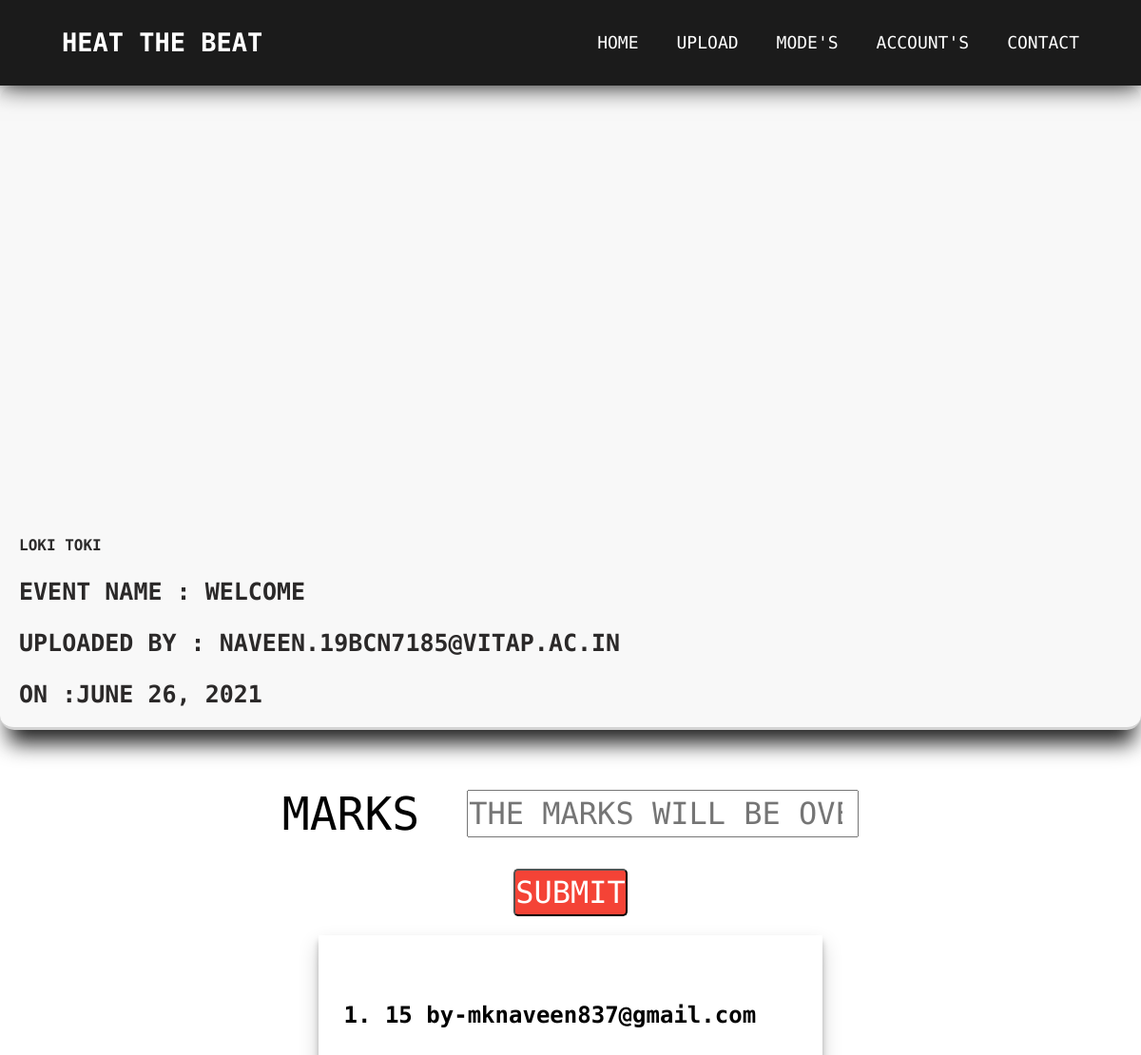
The app's page /videos/MTQ (signed in) with its own data.
### VIDEOSUPLOAD/models.py (models this page shows, shortened)
class videoUpload(models.Model):
    captions=models.CharField(max_length=100)
    username=models.CharField(max_length=100)
    date=models.DateField(default='2001-04-12')
    EventName=models.CharField(max_length=50,default="")
    video=models.URLField(max_length=200,null=True,unique=True)
    url_64encoding=models.CharField(max_length=2048,default='/upload/videos/')
    Total_marks=models.IntegerField(default=0)

class Marks(models.Model):
    class Meta:
        unique_together=(('videoId','moderator_email'))
    videoId=models.CharField(max_length=250)
    by_email=models.CharField(max_length=250)
    marks=models.IntegerField(validators=[MinValueValidator(0)])
    moderator_email=models.CharField(max_length=250)
    video_link=models.CharField(max_length=100000)
    date=models.DateField(default='2001-04-12')
    EventName = models.CharField(max_length=50, default="")
    verfiyed=models.BooleanField(default=False)

### VIDEOSUPLOAD/views.py (the view, shortened to what this page needs)
# urls.py: path('videos/<uuid>',views.getSingleVideo,name="Filter Video"),
def getSingleVideo(request, uuid):
    if (request.user.is_authenticated == False):
        return redirect('/account/login')
    if request.method == 'GET':
        try:
            id = force_text(urlsafe_base64_decode(uuid))
            video = videoUpload.objects.get(pk=id)
        except Exception:
            video = None
        if video is not None:
            try:
                mode_team = Mode.objects.get(email=request.user)
            except Exception:
                mode_team = None
            if mode_team is not None and mode_team.mode_active:
                current_video_marks = Marks.objects.filter(videoId=id)
                return render(request, 'video.html', {'data': video, 'MODES': True, 'Marks': current_video_marks})
            elif request.user.is_staff:
                current_video_marks = Marks.objects.filter(videoId=id)
                return render(request, 'video.html', {'data': video, 'MODES': False, 'Marks': current_video_marks})
            else:
                return render(request, 'video.html', {'data': video, 'MODES': False})
        else:
            return redirect('/videos/')

### Accounts/templatetags/check_mod.py (called while the page is built)
@register.filter('check_mod')
def has_group(user):
    try :
      team_mode=  Mode.objects.get(email=user)
    except Exception:
      team_mode =None
    if team_mode is not None and team_mode.mode_active:
        return True
    else :
        return False

### VIDEOSUPLOAD/templatetags/custom_tags.py (called while the page is built)
@register.filter('splitId')
def has_group(ytid):
    try :
        id= ytid.split('watch?v=')[1]
        if len(id)==11:
            return id
        else :
            return -999
    except :
        return None

### Templates/video.html (shortened to what this page needs)
{% load static %}
{% static "img" as baseUrl %}
{% load custom_tags %}
<!DOCTYPE html>
<html lang="en">
<head>
   <link rel="stylesheet" href="{% static 'css/videocss.css' %}">
   <link rel="stylesheet" href="{% static 'css/headercss.css' %}">
</head>
<body>
   {% include "header.html" %}
   <div class="container containerHomepage">
      <div class="VD">
         <iframe id="my-video" title="youtube" src="https://www.youtube.com/embed/{{data.video | splitId}}"
            frameborder="0"></iframe>
         <div class="vd_info">
            <p><b>{{data.captions}}</b></p>
            <h3>Event Name : {{data.EventName}}</h3>
            <h3 id="upl">Uploaded by : {{data.username}}</h3>
            <h3>ON :{{data.date}}</h3>
         </div>
      </div>
      {% if  user.is_authenticated %}
      {% if MODES %}
      <div>
         <form method="post">
            <div class="marks_mod">
               <diV><label for="vd">MARKS </label></diV>
               <diV> <input type="number" name="video_marks" required id="vd" placeholder="THE MARKS WILL BE OVERRIDE"
                     min="0"></diV>
            </div>
            <diV id="bUTTONSn"> <button type="submit">SUBMIT</button></diV>
         </form>
      </div>
      {% endif %}
      {% endif %}
      <div class="mod_marks_view">
         {% if user.is_authenticated %}
         {% if MODES  or user.is_staff %}
         <div class="bgmarks">
            <ol>
               {% for j in Marks %}
               <li>{{j.marks}} by-{{j.moderator_email}}</li>
               {% endfor %}
            </ol>
         </div>
         {% endif %}
         {% endif %}
      </div>
   </div>
</body>
</html>

### static/css/videocss.css (style rules this page uses)
.VD { border-bottom: #d3d3d3 solid 3px; background-color: #f8f8f8; box-shadow: 1px 22px 22px -8px rgba(0, 0, 0, 0.87); -webkit-box-shadow: 1px 22px 22px -8px rgba(0, 0, 0, 0.87); -moz-box-shadow: 1px 22px 22px -8px rgba(0, 0, 0, 0.87); border-radius: 15px; width: 100%; }
#my-video { width: 100%; height: 450px; }
.vd_info { text-transform: uppercase; font-size: 16px; margin: 10px; padding: 25px auto; }
.vd_info p { margin: 5px auto; font-size: 16px; padding: 10px; color: #2c2b2b; overflow: hidden; }
.vd_info h3 { font-size: 25px; margin: 5px auto; padding: 10px; color: #2b2929; overflow: hidden; }
.marks_mod { margin: 50px auto 0 auto; padding: 10px; display: flex; flex-direction: row; align-items: center; justify-content: center; }
.marks_mod label { color: #000; font-size: 3rem; height: 50px; }
.marks_mod input { font-size: 2rem; color: rgb(243, 9, 192); height: 50px; margin-left: 50px; }
#bUTTONSn button { height: 50px; color: white; font-size: 2rem; margin: 20px; background-color: #f44336; border-radius: 5px; }
#bUTTONSn { width: 100%; display: flex; align-items: center; justify-content: center; }
.mod_marks_view { display: flex; justify-content: center; }
.bgmarks { box-shadow: rgba(0, 0, 0, 0.19) 0px 10px 20px, rgba(0, 0, 0, 0.23) 0px 6px 6px; height: auto; justify-content: center; margin-bottom: 100px; }
.bgmarks ol { font-size: medium; font-weight: bold; padding: 50px; margin: 20px; overflow: hidden; }
.bgmarks ol li { color: #000; font-size: 24px; }

### static/css/headercss.css (style rules this page uses)
* { padding: 0; margin: 0; box-sizing: border-box; font-family: 'Fira Mono', monospace; }

### records on screen
videoUpload: captions "LOKI TOKI", EventName "WELCOME", username "NAVEEN.19BCN7185@VITAP.AC.IN", date "JUNE 26, 2021"
Marks: marks "15", moderator_email "mknaveen837@gmail.com"
